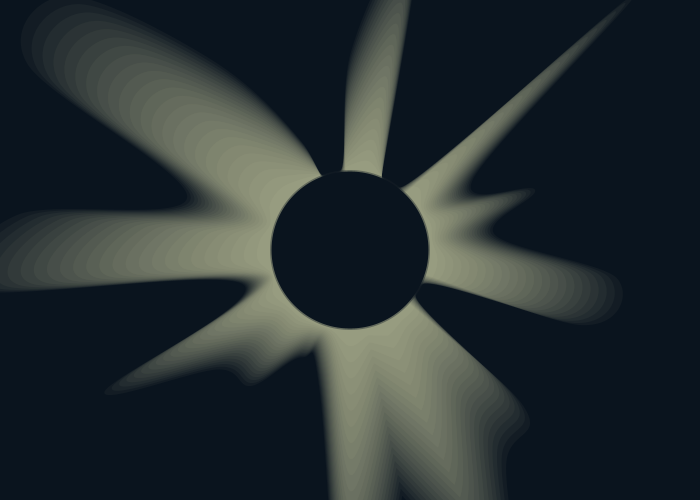
Frame 1 (no input)
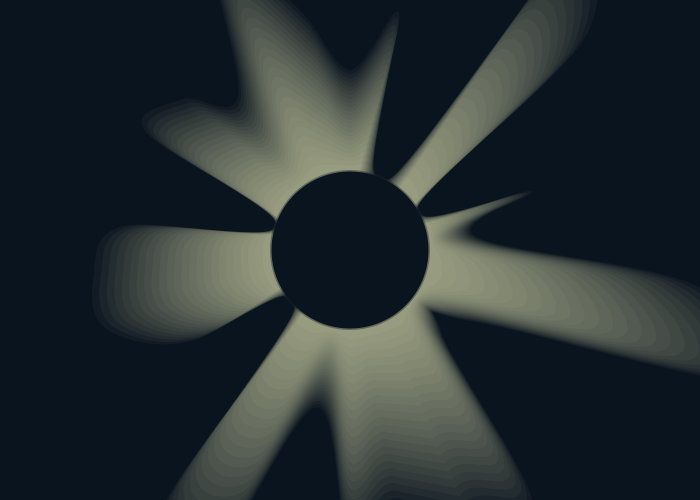
Frame 60 (the mouse pressed at the canvas centre just before this capture)
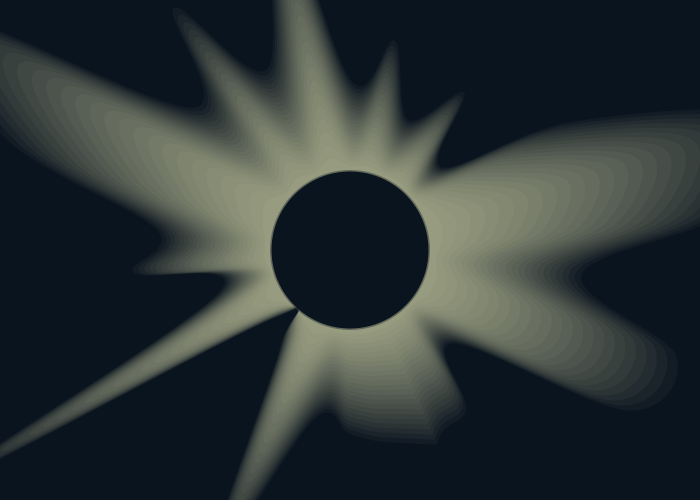
Frame 120 (the mouse held since frame 60 and released just before this capture)

The Processing sketch that drew these frames (run headless with seeded random() and noise(); from frame 60 on, the mouse is pressed at the canvas centre):

// Processing sketch: processing_135667
// ── processing_135667.pde

void setup() {
  size(700, 500);
  smooth();
  noFill();
}

int verti = 30;//number of curveVertex per ring
float angle = radians(360/(verti));
float rad = 80;//radius
float a = 33;//noise location

void draw() {
  background(10, 20, 30);
  translate(width/2, height/2);
  noStroke();
  fill(255, 255, 200, 9);
  for (int j = 0; j < 25; j++) {
    beginShape();
    for (int i = 1; i < verti+3; i++) {
      float xDis = map(noise(a*i), 0, 1, -3, 3)*5*j;
      float yDis = map(noise(a*i), 0, 1, -3, 3)*5*j;
      float x = sin(angle*i)*((rad + j*8) + xDis);
      float y = cos(angle*i)*((rad + j*8) + yDis);
      curveVertex(x, y);
    }
    endShape();
  }
  fill(10, 20, 30, 100);
  ellipse(0, 0, 160, 160);
  fill(10, 20, 30);
  ellipse(0, 0, 157, 157);
  a+=0.002;
}
